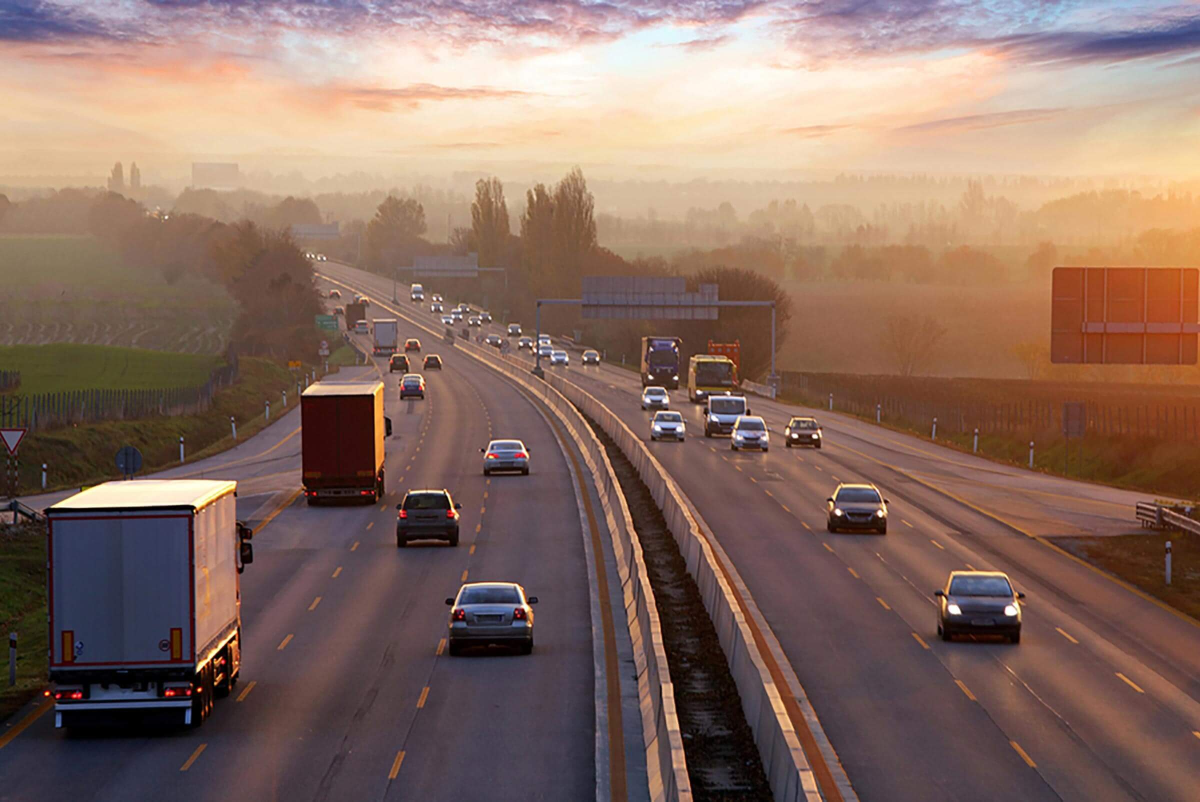
#> input picture road.jpg, 2400 x 1603 px (shown at 1/2 size)
$ python -i flaskEdgeDetection.py   (imports and definitions only)   (older library calls are emulated)
#> lines starting #> are read from the running program, lines starting #| are printed output that depends on the picture
#> further down, picture is the input picture: shape (1603, 2400, 3); mean B, G, R 98.4, 109.4, 136.3
from flask import Flask, request, jsonify
import cv2
import numpy
import base64


def process_image_function(img):


	# Read the original image
	#img = cv2.imread('soniaLove.jpeg')

	h, w = img.shape[:2]
#> h = 1603; w = 2400

	img = cv2.resize(img, (500, int(500/w * h)))
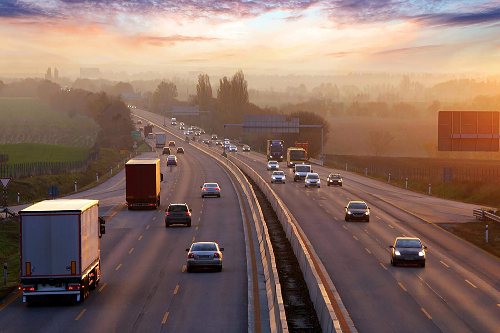
#> img: shape (333, 500, 3); mean of channels 0, 1, 2 98.3, 109.3, 136.2; drawn as B, G, R

	# Display original image
	#cv2.imshow('Original', img)
	#cv2.waitKey(0)

	# Convert to graycsale
	img_gray = cv2.cvtColor(img, cv2.COLOR_BGR2GRAY)
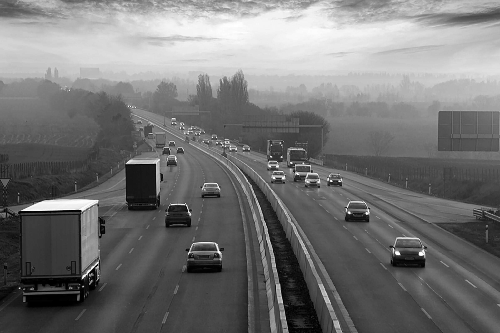
#> img_gray: shape (333, 500); min 0, max 255, mean 116.1
	# Blur the image for better edge detection
	img_blur = cv2.GaussianBlur(img_gray, (3,3), 0)

	# Sobel Edge Detection
	sobelx = cv2.Sobel(src=img_blur, ddepth=cv2.CV_64F, dx=1, dy=0, ksize=5) # Sobel Edge Detection on the X axis
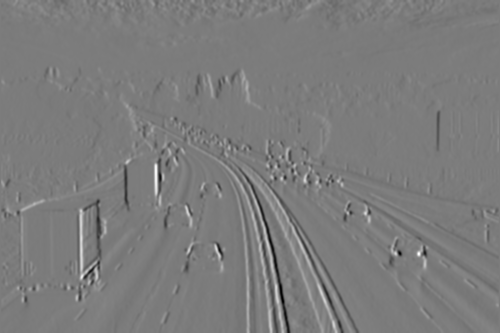
#> sobelx: shape (333, 500) float64; min -6787, max 7155, mean 6.7; drawn with min black and max white
	sobely = cv2.Sobel(src=img_blur, ddepth=cv2.CV_64F, dx=0, dy=1, ksize=5) # Sobel Edge Detection on the Y axis
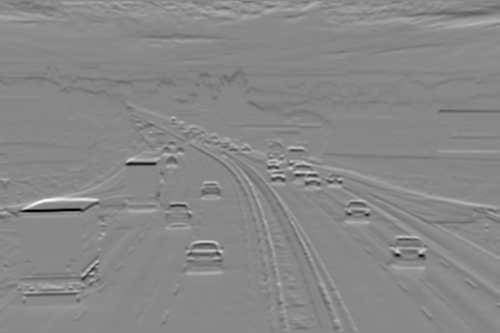
#> sobely: shape (333, 500) float64; min -9094, max 7834, mean -35.1; drawn with min black and max white
	sobelxy = cv2.Sobel(src=img_blur, ddepth=cv2.CV_64F, dx=1, dy=1, ksize=5) # Combined X and Y Sobel Edge Detection
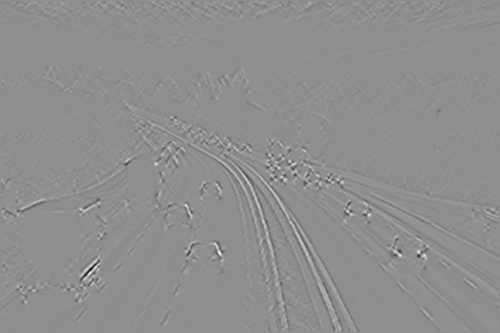
#> sobelxy: shape (333, 500) float64; min -2039, max 1605, mean 0; drawn with min black and max white
	# [9 lines of commented-out code are left out]
	edges = cv2.Canny(image=img_blur, threshold1=100, threshold2=200) # Canny Edge Detection
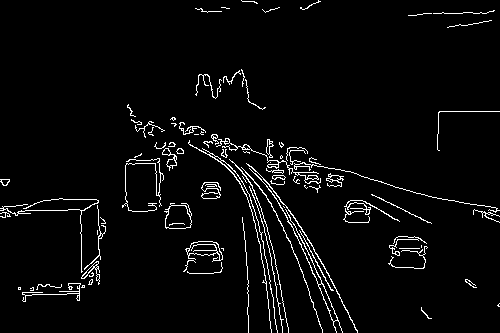
#> edges: shape (333, 500); 3.7% white in thin lines or dots
	# Display Canny Edge Detection Image
	#cv2.imshow('Canny Edge Detection', edges)
	#cv2.waitKey(0)

	#cv2.destroyAllWindows()

	return edges

# [1 line not run here, left out]

# [24 lines that did not run here, left out]

# [2 lines not run here, left out]

>>> import cv2
>>> picture = cv2.imread('road.jpg')
>>> result = process_image_function(picture)
